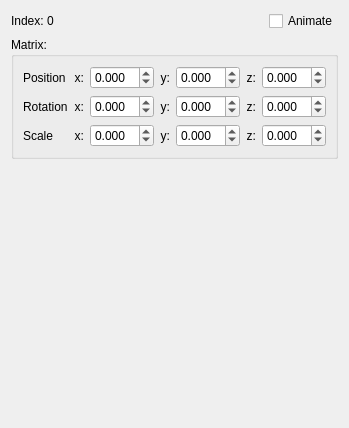
<?xml version="1.0" encoding="UTF-8"?>
<ui version="4.0">
 <class>BoneInfo</class>
 <widget class="QWidget" name="BoneInfo">
  <property name="geometry">
   <rect>
    <x>0</x>
    <y>0</y>
    <width>336</width>
    <height>428</height>
   </rect>
  </property>
  <property name="windowTitle">
   <string>Form</string>
  </property>
  <layout class="QVBoxLayout" name="verticalLayout">
   <item>
    <layout class="QHBoxLayout" name="horizontalLayout">
     <item>
      <widget class="QLabel" name="lblIndex">
       <property name="sizePolicy">
        <sizepolicy hsizetype="Expanding" vsizetype="Preferred">
         <horstretch>0</horstretch>
         <verstretch>0</verstretch>
        </sizepolicy>
       </property>
       <property name="text">
        <string>Index: 0</string>
       </property>
      </widget>
     </item>
     <item>
      <widget class="QCheckBox" name="chkAnimate">
       <property name="text">
        <string>Animate</string>
       </property>
      </widget>
     </item>
    </layout>
   </item>
   <item>
    <widget class="QGroupBox" name="groupBox">
     <property name="title">
      <string>Matrix:</string>
     </property>
     <layout class="QGridLayout" name="gridLayout_3">
      <item row="1" column="4">
       <widget class="QDoubleSpinBox" name="txtRotY">
        <property name="sizePolicy">
         <sizepolicy hsizetype="Expanding" vsizetype="Fixed">
          <horstretch>0</horstretch>
          <verstretch>0</verstretch>
         </sizepolicy>
        </property>
        <property name="minimumSize">
         <size>
          <width>64</width>
          <height>0</height>
         </size>
        </property>
        <property name="decimals">
         <number>3</number>
        </property>
        <property name="minimum">
         <double>-99999999.998999997973442</double>
        </property>
        <property name="maximum">
         <double>99999999.998999997973442</double>
        </property>
       </widget>
      </item>
      <item row="1" column="5">
       <widget class="QLabel" name="label_11">
        <property name="text">
         <string>z:</string>
        </property>
        <property name="alignment">
         <set>Qt::AlignRight|Qt::AlignTrailing|Qt::AlignVCenter</set>
        </property>
       </widget>
      </item>
      <item row="1" column="3">
       <widget class="QLabel" name="label_10">
        <property name="text">
         <string>y:</string>
        </property>
        <property name="alignment">
         <set>Qt::AlignRight|Qt::AlignTrailing|Qt::AlignVCenter</set>
        </property>
       </widget>
      </item>
      <item row="2" column="1">
       <widget class="QLabel" name="label_6">
        <property name="text">
         <string>x:</string>
        </property>
        <property name="alignment">
         <set>Qt::AlignRight|Qt::AlignTrailing|Qt::AlignVCenter</set>
        </property>
       </widget>
      </item>
      <item row="2" column="5">
       <widget class="QLabel" name="label_8">
        <property name="text">
         <string>z:</string>
        </property>
        <property name="alignment">
         <set>Qt::AlignRight|Qt::AlignTrailing|Qt::AlignVCenter</set>
        </property>
       </widget>
      </item>
      <item row="0" column="0">
       <widget class="QLabel" name="label_13">
        <property name="text">
         <string>Position</string>
        </property>
       </widget>
      </item>
      <item row="1" column="0">
       <widget class="QLabel" name="label_14">
        <property name="text">
         <string>Rotation</string>
        </property>
       </widget>
      </item>
      <item row="0" column="6">
       <widget class="QDoubleSpinBox" name="txtPosZ">
        <property name="sizePolicy">
         <sizepolicy hsizetype="Expanding" vsizetype="Fixed">
          <horstretch>0</horstretch>
          <verstretch>0</verstretch>
         </sizepolicy>
        </property>
        <property name="minimumSize">
         <size>
          <width>64</width>
          <height>0</height>
         </size>
        </property>
        <property name="decimals">
         <number>3</number>
        </property>
        <property name="minimum">
         <double>-99999999.998999997973442</double>
        </property>
        <property name="maximum">
         <double>99999999.998999997973442</double>
        </property>
        <property name="singleStep">
         <double>0.100000000000000</double>
        </property>
       </widget>
      </item>
      <item row="1" column="6">
       <widget class="QDoubleSpinBox" name="txtRotZ">
        <property name="sizePolicy">
         <sizepolicy hsizetype="Expanding" vsizetype="Fixed">
          <horstretch>0</horstretch>
          <verstretch>0</verstretch>
         </sizepolicy>
        </property>
        <property name="minimumSize">
         <size>
          <width>64</width>
          <height>0</height>
         </size>
        </property>
        <property name="decimals">
         <number>3</number>
        </property>
        <property name="minimum">
         <double>-99999999.998999997973442</double>
        </property>
        <property name="maximum">
         <double>99999999.998999997973442</double>
        </property>
       </widget>
      </item>
      <item row="0" column="4">
       <widget class="QDoubleSpinBox" name="txtPosY">
        <property name="sizePolicy">
         <sizepolicy hsizetype="Expanding" vsizetype="Fixed">
          <horstretch>0</horstretch>
          <verstretch>0</verstretch>
         </sizepolicy>
        </property>
        <property name="minimumSize">
         <size>
          <width>64</width>
          <height>0</height>
         </size>
        </property>
        <property name="decimals">
         <number>3</number>
        </property>
        <property name="minimum">
         <double>-99999999.998999997973442</double>
        </property>
        <property name="maximum">
         <double>99999999.998999997973442</double>
        </property>
        <property name="singleStep">
         <double>0.100000000000000</double>
        </property>
       </widget>
      </item>
      <item row="0" column="3">
       <widget class="QLabel" name="label_4">
        <property name="text">
         <string>y:</string>
        </property>
        <property name="alignment">
         <set>Qt::AlignRight|Qt::AlignTrailing|Qt::AlignVCenter</set>
        </property>
       </widget>
      </item>
      <item row="0" column="2">
       <widget class="QDoubleSpinBox" name="txtPosX">
        <property name="sizePolicy">
         <sizepolicy hsizetype="Expanding" vsizetype="Fixed">
          <horstretch>0</horstretch>
          <verstretch>0</verstretch>
         </sizepolicy>
        </property>
        <property name="minimumSize">
         <size>
          <width>64</width>
          <height>0</height>
         </size>
        </property>
        <property name="decimals">
         <number>3</number>
        </property>
        <property name="minimum">
         <double>-99999999.998999997973442</double>
        </property>
        <property name="maximum">
         <double>99999999.998999997973442</double>
        </property>
        <property name="singleStep">
         <double>0.100000000000000</double>
        </property>
       </widget>
      </item>
      <item row="0" column="5">
       <widget class="QLabel" name="label_5">
        <property name="text">
         <string>z:</string>
        </property>
        <property name="alignment">
         <set>Qt::AlignRight|Qt::AlignTrailing|Qt::AlignVCenter</set>
        </property>
       </widget>
      </item>
      <item row="0" column="1">
       <widget class="QLabel" name="label_3">
        <property name="text">
         <string>x:</string>
        </property>
        <property name="alignment">
         <set>Qt::AlignRight|Qt::AlignTrailing|Qt::AlignVCenter</set>
        </property>
       </widget>
      </item>
      <item row="2" column="4">
       <widget class="QDoubleSpinBox" name="txtScaleY">
        <property name="sizePolicy">
         <sizepolicy hsizetype="Expanding" vsizetype="Fixed">
          <horstretch>0</horstretch>
          <verstretch>0</verstretch>
         </sizepolicy>
        </property>
        <property name="minimumSize">
         <size>
          <width>64</width>
          <height>0</height>
         </size>
        </property>
        <property name="decimals">
         <number>3</number>
        </property>
        <property name="minimum">
         <double>-99999999.998999997973442</double>
        </property>
        <property name="maximum">
         <double>99999999.998999997973442</double>
        </property>
        <property name="singleStep">
         <double>0.100000000000000</double>
        </property>
       </widget>
      </item>
      <item row="2" column="3">
       <widget class="QLabel" name="label_7">
        <property name="text">
         <string>y:</string>
        </property>
        <property name="alignment">
         <set>Qt::AlignRight|Qt::AlignTrailing|Qt::AlignVCenter</set>
        </property>
       </widget>
      </item>
      <item row="2" column="2">
       <widget class="QDoubleSpinBox" name="txtScaleX">
        <property name="sizePolicy">
         <sizepolicy hsizetype="Expanding" vsizetype="Fixed">
          <horstretch>0</horstretch>
          <verstretch>0</verstretch>
         </sizepolicy>
        </property>
        <property name="minimumSize">
         <size>
          <width>64</width>
          <height>0</height>
         </size>
        </property>
        <property name="decimals">
         <number>3</number>
        </property>
        <property name="minimum">
         <double>-99999999.998999997973442</double>
        </property>
        <property name="maximum">
         <double>99999999.998999997973442</double>
        </property>
        <property name="singleStep">
         <double>0.100000000000000</double>
        </property>
       </widget>
      </item>
      <item row="2" column="6">
       <widget class="QDoubleSpinBox" name="txtScaleZ">
        <property name="sizePolicy">
         <sizepolicy hsizetype="Expanding" vsizetype="Fixed">
          <horstretch>0</horstretch>
          <verstretch>0</verstretch>
         </sizepolicy>
        </property>
        <property name="minimumSize">
         <size>
          <width>64</width>
          <height>0</height>
         </size>
        </property>
        <property name="decimals">
         <number>3</number>
        </property>
        <property name="minimum">
         <double>-99999999.998999997973442</double>
        </property>
        <property name="maximum">
         <double>99999999.998999997973442</double>
        </property>
        <property name="singleStep">
         <double>0.100000000000000</double>
        </property>
       </widget>
      </item>
      <item row="1" column="1">
       <widget class="QLabel" name="label_9">
        <property name="text">
         <string>x:</string>
        </property>
        <property name="alignment">
         <set>Qt::AlignRight|Qt::AlignTrailing|Qt::AlignVCenter</set>
        </property>
       </widget>
      </item>
      <item row="1" column="2">
       <widget class="QDoubleSpinBox" name="txtRotX">
        <property name="sizePolicy">
         <sizepolicy hsizetype="Expanding" vsizetype="Fixed">
          <horstretch>0</horstretch>
          <verstretch>0</verstretch>
         </sizepolicy>
        </property>
        <property name="minimumSize">
         <size>
          <width>64</width>
          <height>0</height>
         </size>
        </property>
        <property name="decimals">
         <number>3</number>
        </property>
        <property name="minimum">
         <double>-99999999.998999997973442</double>
        </property>
        <property name="maximum">
         <double>99999999.998999997973442</double>
        </property>
       </widget>
      </item>
      <item row="2" column="0">
       <widget class="QLabel" name="label_15">
        <property name="text">
         <string>Scale</string>
        </property>
       </widget>
      </item>
     </layout>
    </widget>
   </item>
   <item>
    <spacer name="verticalSpacer">
     <property name="orientation">
      <enum>Qt::Vertical</enum>
     </property>
     <property name="sizeHint" stdset="0">
      <size>
       <width>20</width>
       <height>40</height>
      </size>
     </property>
    </spacer>
   </item>
  </layout>
 </widget>
 <tabstops>
  <tabstop>chkAnimate</tabstop>
  <tabstop>txtPosX</tabstop>
  <tabstop>txtPosY</tabstop>
  <tabstop>txtPosZ</tabstop>
  <tabstop>txtRotX</tabstop>
  <tabstop>txtRotY</tabstop>
  <tabstop>txtRotZ</tabstop>
  <tabstop>txtScaleX</tabstop>
  <tabstop>txtScaleY</tabstop>
  <tabstop>txtScaleZ</tabstop>
 </tabstops>
 <resources/>
 <connections/>
</ui>
